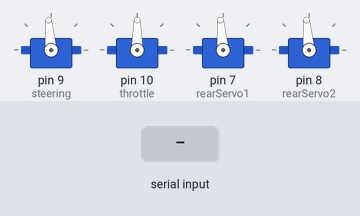
This sketch was run on a simulated Arduino Uno, built with avr-gcc and run on an emulated ATmega328P. On the bench: 4 × servo. The test bench sets the inputs (shaded band).

Above: at 1.2 s.
1.3 s: "throttle:\n" received over Serial
At 2.0 s:
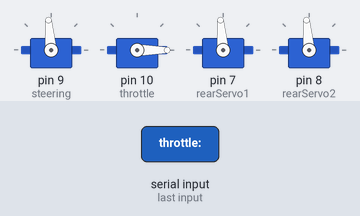
2.8 s: "servo:\n" received over Serial
At 4.2 s:
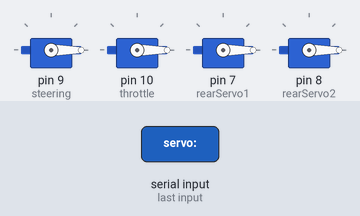
Timing chart, 0 to 5.8 s (numbered marks = the images above; inputs shaded):
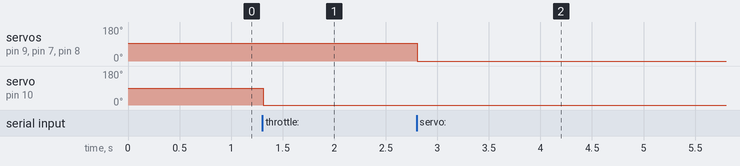

Measured:
- after the input at 1.3 s, servo on pin 10 (throttle): 90° → 0° at once
- after the input at 2.8 s, servo on pin 9 (steering), servo on pin 7 (rearServo1), servo on pin 8 (rearServo2): 95° → 0° at once

The sketch:

sketch_copy.ino
```cpp
// Brian Lesko
// Controls the steering for 3 servos and the throttle for an brushless DC motor

#include <Servo.h>

//create servo objects
Servo steering;
Servo throttle;
Servo rearServo1;
Servo rearServo2;

int ledPin = 13;
int center = 95;
int right = 55;
int left = 130;

void setup() {
  Serial.begin(9600);
  pinMode(9, OUTPUT);
  pinMode(10, OUTPUT);

  steering.attach(9);   // attach steering servo to pin 9
  throttle.attach(10);  // attach ESC to pin 10

  rearServo1.attach(7); // Rear steering servos
  rearServo2.attach(8);

  steering.write(95);   // centers steering
  rearServo1.write(95);
  rearServo2.write(95);
  throttle.write(90);   // sets mid throttle
}

int previousPower = 0;

void loop() {
  if (Serial.available() > 0) {
    String incomingMessage = Serial.readStringUntil('\n');

    if (incomingMessage.startsWith("throttle:")) {
      int power = incomingMessage.substring(9).toInt();
      // If the new power is significantly lower than the previous power, decrease it gradually
      if (power < previousPower - 2) {
        power = previousPower - 2;
      }
      // If the new power is significantly higher than the previous power, increase it gradually
      else if (power > previousPower + 2) {
        power = previousPower + 2;
      }
      throttle.write(power);
      previousPower = power;
    }
    else if (incomingMessage.startsWith("servo:")) {
      int angle = incomingMessage.substring(6).toInt();
      steering.write(angle);
      if (previousPower < 120) {
        rearServo1.write(angle);
        rearServo2.write(angle);
      }
    }
  }
}
```
